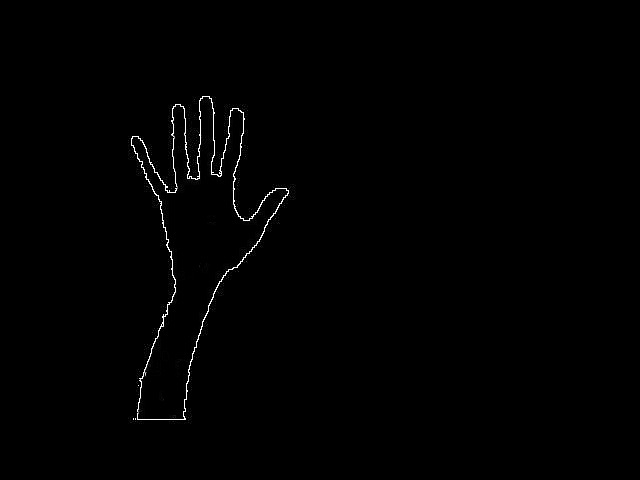
#> input picture startOutline.jpg, 640 x 480 px, given in place of the camera
$ python backgroundSubtractor2.py   (older library calls are emulated)
#> lines starting #> are read from the running program, lines starting #| are printed output that depends on the picture; after the words box and inside, x2 and y2 are one past the last pixel; in counts of white or black regions, pixels touching at a corner belong together
import cv2
import numpy as np
kernel = cv2.getStructuringElement(cv2.MORPH_RECT, (5,5))
fgbg = cv2.createBackgroundSubtractorMOG2()
fgbg.setDetectShadows(False)
camera=cv2.cv2.VideoCapture(0)
(grabbed, frame) = camera.read()
#> frame is the input picture: shape (480, 640, 3); min 0, max 255, mean 1.5
last_box=[131, 96, 158, 324]
frame2=frame.copy()
cv2.rectangle(frame2, (last_box[0], last_box[1]), (last_box[0]+last_box[2],last_box[1]+last_box[3]), (50, 50, 50), cv2.FILLED)
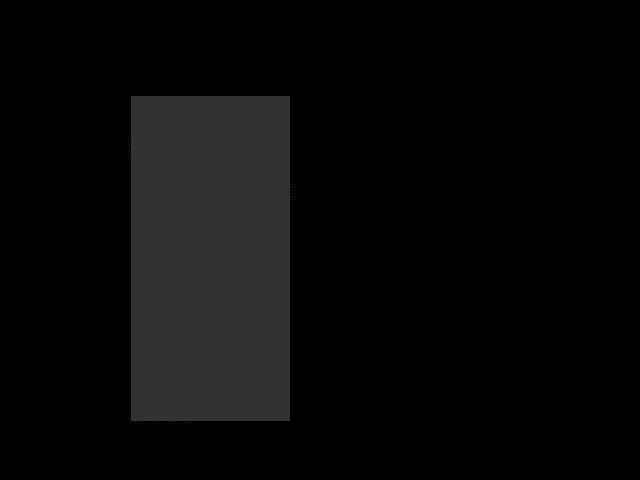
#> frame2: shape (480, 640, 3); 16.82% of pixels changed, all inside (x1, y1, x2, y2) = (131, 96, 290, 421)
fgbg.apply(frame2)
mask = fgbg.apply(frame, learningRate=0)
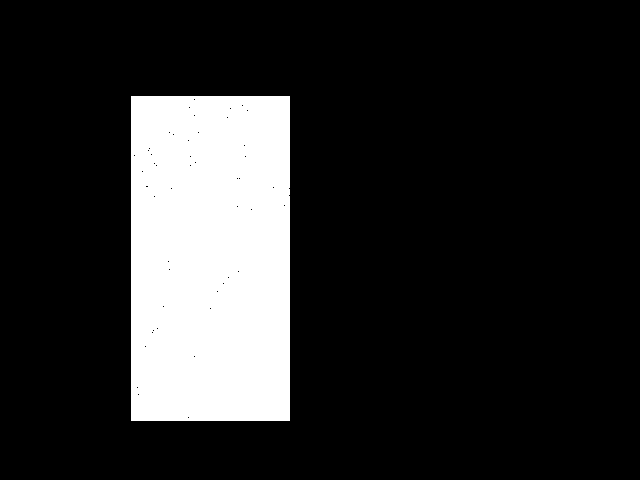
#> mask: shape (480, 640); 16.8% white; 1 white region
alpha=0.7
def get_mROI(mask):
    df, contour, hier = cv2.findContours(mask, cv2.RETR_CCOMP, cv2.CHAIN_APPROX_SIMPLE)
#> contour = 49 contours, 48 with area under 20; largest, box (x1, y1, x2, y2) and area: (131, 96, 290, 421) 51190
    if len(contour)==0:
        return last_box
    maxc=contour[0]
#> maxc = contour of 10 points, box (x1, y1, x2, y2) (131, 96, 290, 421), area 51190
    max=contour[0].size
#> max = 20
    for i in range(1,len(contour)):
        if contour[i].size>max:
            max=contour[i].size
            maxc=contour[i]
#> this loop made 48 passes
#> after the loop, max = 20
    return cv2.boundingRect(maxc),maxc
while True:
    (grabbed, frame) = camera.read()
    [x, y, w, h],m = get_mROI(mask)
#> x = 131; y = 96; w = 159; h = 325; m has the same summary as maxc in get_mROI
    x = int((x + last_box[0]) / 2)
    y = int((y + last_box[1]) / 2)
    w = int((w + last_box[2]) / 2)
#> w = 158
    h = int((h + last_box[3]) / 2)
#> h = 324
    last_box=[x,y,w,h]
#> last_box = [131, 96, 158, 324]
    curr = np.ones((frame.shape[0], frame.shape[1]), np.uint8) * 255
    cv2.rectangle(curr, (last_box[0], last_box[1]), (last_box[0] + last_box[2], last_box[1] + last_box[3]), (0, 0, 0),cv2.FILLED)
#> curr: shape (480, 640); 83.2% white; 1 black region, box (x1, y1, x2, y2) and area: (131, 96, 290, 421) 51675
    frame2=cv2.bitwise_and(frame, frame, mask=curr).astype(np.uint8)+(alpha*cv2.bitwise_and(fgbg.getBackgroundImage(), fgbg.getBackgroundImage(), mask=(255-curr))).astype(np.uint8)+((1-alpha)*cv2.bitwise_and(frame, frame, mask=(255-curr))).astype(np.uint8)
    cv2.imshow("ifmages", frame2)
    fgbg.apply(frame2)
    mask=fgbg.apply(frame,learningRate=0)
#> mask: shape (480, 640); 16.8% white; 1 white region, box (x1, y1, x2, y2) and area: (131, 96, 290, 421) 51610
    cv2.drawContours(frame, m, -1, 255, -1)
    cv2.rectangle(frame, (x, y), (x + w, y + h), (255, 100, 0), 2)
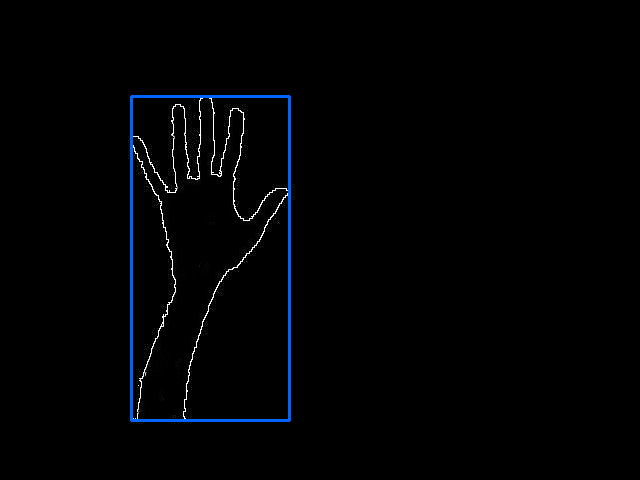
#> frame: shape (480, 640, 3); mean B, G, R 3.9, 2.4, 1.5
    cv2.imshow("images", mask)
    cv2.imshow("imagerts",np.hstack((frame,fgbg.getBackgroundImage())))
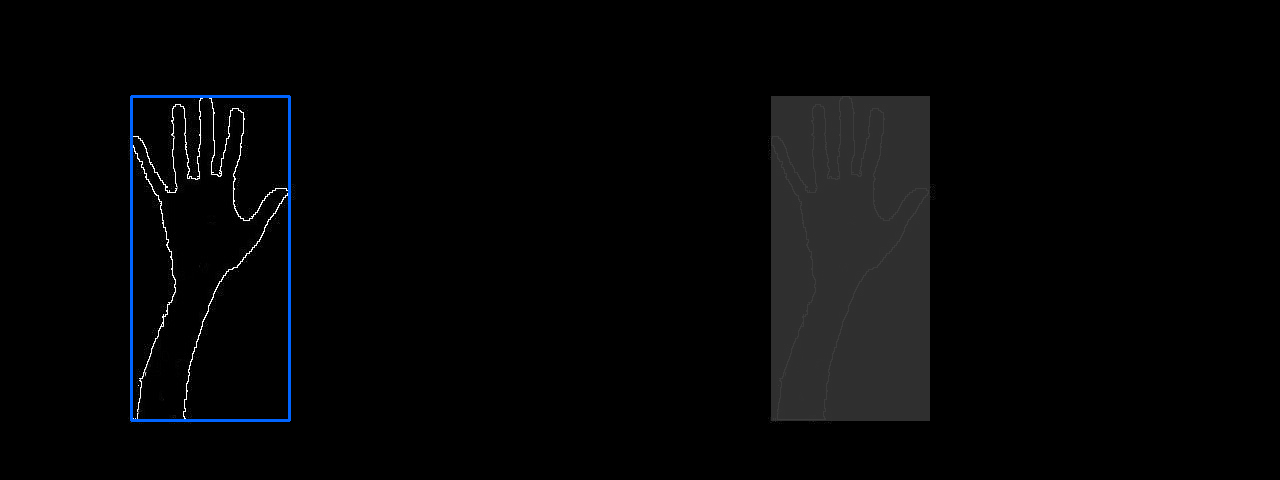
#> window 'imagerts': shape (480, 1280, 3); mean B, G, R 5.9, 5.2, 4.7
    if cv2.waitKey(1) & 0xFF == ord("q"):
#> (key q is pressed here)
        break
camera.release()
cv2.destroyAllWindows()
